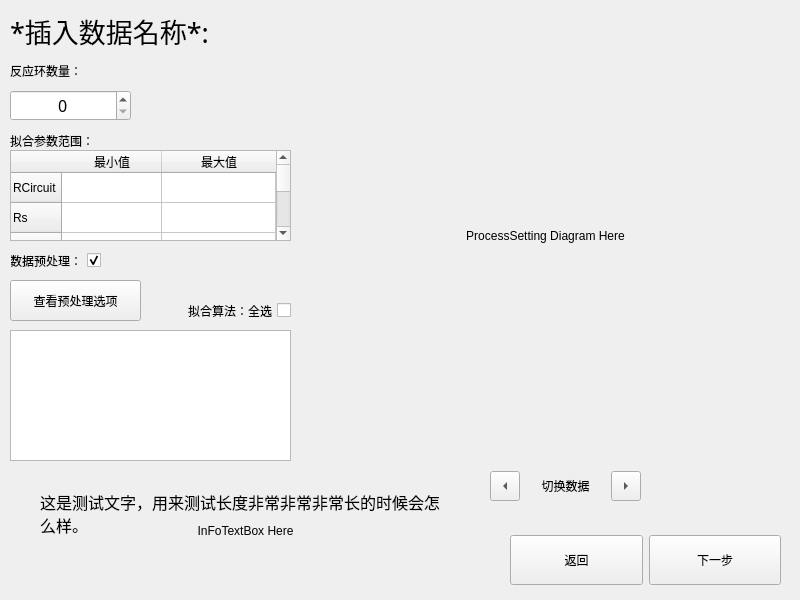
    <widget class="QWidget" name="ProcessSettings">
     <widget class="QLabel" name="DRTDiagramPic">
      <property name="geometry">
       <rect>
        <x>300</x>
        <y>10</y>
        <width>491</width>
        <height>451</height>
       </rect>
      </property>
      <property name="sizePolicy">
       <sizepolicy hsizetype="Fixed" vsizetype="Fixed">
        <horstretch>0</horstretch>
        <verstretch>0</verstretch>
       </sizepolicy>
      </property>
      <property name="text">
       <string>ProcessSetting Diagram Here</string>
      </property>
      <property name="textFormat">
       <enum>Qt::AutoText</enum>
      </property>
      <property name="scaledContents">
       <bool>true</bool>
      </property>
      <property name="alignment">
       <set>Qt::AlignCenter</set>
      </property>
     </widget>
     <widget class="QWidget" name="layoutWidget_2">
      <property name="geometry">
       <rect>
        <x>510</x>
        <y>530</y>
        <width>271</width>
        <height>61</height>
       </rect>
      </property>
      <layout class="QHBoxLayout" name="ProcessSettingBottomButtons">
       <item>
        <widget class="QPushButton" name="ProcessSettingBackButton">
         <property name="minimumSize">
          <size>
           <width>130</width>
           <height>50</height>
          </size>
         </property>
         <property name="text">
          <string>返回</string>
         </property>
        </widget>
       </item>
       <item>
        <widget class="QPushButton" name="ProcessSettingNextButton">
         <property name="minimumSize">
          <size>
           <width>130</width>
           <height>50</height>
          </size>
         </property>
         <property name="text">
          <string>下一步</string>
         </property>
        </widget>
       </item>
      </layout>
     </widget>
     <widget class="QLabel" name="DataNameLabel">
      <property name="geometry">
       <rect>
        <x>10</x>
        <y>10</y>
        <width>271</width>
        <height>41</height>
       </rect>
      </property>
      <property name="font">
       <font>
        <family>华文彩云</family>
        <pointsize>20</pointsize>
       </font>
      </property>
      <property name="text">
       <string>*插入数据名称*:</string>
      </property>
      <property name="scaledContents">
       <bool>true</bool>
      </property>
     </widget>
     <widget class="QLabel" name="staticLabel3">
      <property name="geometry">
       <rect>
        <x>10</x>
        <y>130</y>
        <width>101</width>
        <height>21</height>
       </rect>
      </property>
      <property name="text">
       <string>拟合参数范围：</string>
      </property>
     </widget>
     <widget class="QLabel" name="ProcessSettingInfoTextBoxPic">
      <property name="geometry">
       <rect>
        <x>10</x>
        <y>470</y>
        <width>471</width>
        <height>121</height>
       </rect>
      </property>
      <property name="text">
       <string>InFoTextBox Here</string>
      </property>
      <property name="scaledContents">
       <bool>true</bool>
      </property>
      <property name="alignment">
       <set>Qt::AlignCenter</set>
      </property>
      <property name="wordWrap">
       <bool>false</bool>
      </property>
      <property name="margin">
       <number>0</number>
      </property>
     </widget>
     <widget class="QTableWidget" name="BoundsTable">
      <property name="geometry">
       <rect>
        <x>10</x>
        <y>150</y>
        <width>281</width>
        <height>91</height>
       </rect>
      </property>
      <property name="lineWidth">
       <number>1</number>
      </property>
      <property name="midLineWidth">
       <number>0</number>
      </property>
      <property name="horizontalScrollBarPolicy">
       <enum>Qt::ScrollBarAlwaysOff</enum>
      </property>
      <property name="sizeAdjustPolicy">
       <enum>QAbstractScrollArea::AdjustIgnored</enum>
      </property>
      <property name="autoScrollMargin">
       <number>16</number>
      </property>
      <property name="textElideMode">
       <enum>Qt::ElideMiddle</enum>
      </property>
      <property name="showGrid">
       <bool>true</bool>
      </property>
      <property name="gridStyle">
       <enum>Qt::SolidLine</enum>
      </property>
      <property name="sortingEnabled">
       <bool>false</bool>
      </property>
      <property name="cornerButtonEnabled">
       <bool>true</bool>
      </property>
      <attribute name="horizontalHeaderVisible">
       <bool>true</bool>
      </attribute>
      <attribute name="horizontalHeaderCascadingSectionResizes">
       <bool>true</bool>
      </attribute>
      <attribute name="horizontalHeaderMinimumSectionSize">
       <number>30</number>
      </attribute>
      <attribute name="horizontalHeaderDefaultSectionSize">
       <number>100</number>
      </attribute>
      <attribute name="horizontalHeaderStretchLastSection">
       <bool>true</bool>
      </attribute>
      <attribute name="verticalHeaderVisible">
       <bool>true</bool>
      </attribute>
      <attribute name="verticalHeaderCascadingSectionResizes">
       <bool>true</bool>
      </attribute>
      <attribute name="verticalHeaderDefaultSectionSize">
       <number>30</number>
      </attribute>
      <attribute name="verticalHeaderShowSortIndicator" stdset="0">
       <bool>false</bool>
      </attribute>
      <row>
       <property name="text">
        <string>RCircuit</string>
       </property>
      </row>
      <row>
       <property name="text">
        <string>Rs</string>
       </property>
      </row>
      <row>
       <property name="text">
        <string>L</string>
       </property>
      </row>
      <row>
       <property name="text">
        <string>Beta</string>
       </property>
      </row>
      <row>
       <property name="text">
        <string>R</string>
       </property>
      </row>
      <row>
       <property name="text">
        <string>C</string>
       </property>
      </row>
      <column>
       <property name="text">
        <string>最小值</string>
       </property>
      </column>
      <column>
       <property name="text">
        <string>最大值</string>
       </property>
      </column>
      <item row="0" column="0">
       <property name="text">
        <string/>
       </property>
      </item>
      <item row="0" column="1">
       <property name="text">
        <string/>
       </property>
      </item>
     </widget>
     <widget class="QLabel" name="staticLabel1">
      <property name="geometry">
       <rect>
        <x>10</x>
        <y>60</y>
        <width>101</width>
        <height>21</height>
       </rect>
      </property>
      <property name="text">
       <string>反应环数量：</string>
      </property>
     </widget>
     <widget class="QLabel" name="ProcessSettingInfoText">
      <property name="geometry">
       <rect>
        <x>40</x>
        <y>490</y>
        <width>411</width>
        <height>81</height>
       </rect>
      </property>
      <property name="font">
       <font>
        <family>华文彩云</family>
        <pointsize>12</pointsize>
       </font>
      </property>
      <property name="text">
       <string>这是测试文字，用来测试长度非常非常非常长的时候会怎么样。</string>
      </property>
      <property name="scaledContents">
       <bool>false</bool>
      </property>
      <property name="alignment">
       <set>Qt::AlignLeading|Qt::AlignLeft|Qt::AlignTop</set>
      </property>
      <property name="wordWrap">
       <bool>true</bool>
      </property>
     </widget>
     <widget class="QSpinBox" name="RingCountSpinBox">
      <property name="geometry">
       <rect>
        <x>10</x>
        <y>90</y>
        <width>121</width>
        <height>31</height>
       </rect>
      </property>
      <property name="font">
       <font>
        <family>3ds</family>
        <pointsize>12</pointsize>
        <italic>false</italic>
        <bold>false</bold>
       </font>
      </property>
      <property name="alignment">
       <set>Qt::AlignCenter</set>
      </property>
      <property name="prefix">
       <string/>
      </property>
      <property name="maximum">
       <number>10</number>
      </property>
      <property name="value">
       <number>0</number>
      </property>
     </widget>
     <widget class="QCheckBox" name="PreprocessDataCheckBox">
      <property name="geometry">
       <rect>
        <x>10</x>
        <y>250</y>
        <width>91</width>
        <height>21</height>
       </rect>
      </property>
      <property name="layoutDirection">
       <enum>Qt::RightToLeft</enum>
      </property>
      <property name="text">
       <string>数据预处理：</string>
      </property>
      <property name="checked">
       <bool>true</bool>
      </property>
     </widget>
     <widget class="QPushButton" name="ShowPreprocessOptionsButton">
      <property name="geometry">
       <rect>
        <x>10</x>
        <y>280</y>
        <width>131</width>
        <height>41</height>
       </rect>
      </property>
      <property name="text">
       <string>查看预处理选项</string>
      </property>
     </widget>
     <widget class="QTableWidget" name="MethodsTable">
      <property name="geometry">
       <rect>
        <x>10</x>
        <y>330</y>
        <width>281</width>
        <height>131</height>
       </rect>
      </property>
      <property name="lineWidth">
       <number>1</number>
      </property>
      <property name="horizontalScrollBarPolicy">
       <enum>Qt::ScrollBarAlwaysOff</enum>
      </property>
      <property name="sizeAdjustPolicy">
       <enum>QAbstractScrollArea::AdjustIgnored</enum>
      </property>
      <property name="autoScrollMargin">
       <number>16</number>
      </property>
      <property name="textElideMode">
       <enum>Qt::ElideMiddle</enum>
      </property>
      <property name="showGrid">
       <bool>true</bool>
      </property>
      <property name="sortingEnabled">
       <bool>false</bool>
      </property>
      <property name="cornerButtonEnabled">
       <bool>true</bool>
      </property>
      <attribute name="horizontalHeaderVisible">
       <bool>true</bool>
      </attribute>
      <attribute name="horizontalHeaderCascadingSectionResizes">
       <bool>true</bool>
      </attribute>
      <attribute name="horizontalHeaderMinimumSectionSize">
       <number>30</number>
      </attribute>
      <attribute name="horizontalHeaderDefaultSectionSize">
       <number>100</number>
      </attribute>
      <attribute name="horizontalHeaderStretchLastSection">
       <bool>true</bool>
      </attribute>
      <attribute name="verticalHeaderVisible">
       <bool>true</bool>
      </attribute>
      <attribute name="verticalHeaderCascadingSectionResizes">
       <bool>true</bool>
      </attribute>
      <attribute name="verticalHeaderDefaultSectionSize">
       <number>30</number>
      </attribute>
      <attribute name="verticalHeaderShowSortIndicator" stdset="0">
       <bool>false</bool>
      </attribute>
     </widget>
     <widget class="QCheckBox" name="MethodSelectAllCheckBox">
      <property name="geometry">
       <rect>
        <x>180</x>
        <y>300</y>
        <width>111</width>
        <height>21</height>
       </rect>
      </property>
      <property name="layoutDirection">
       <enum>Qt::RightToLeft</enum>
      </property>
      <property name="text">
       <string>拟合算法：全选</string>
      </property>
      <property name="checked">
       <bool>false</bool>
      </property>
     </widget>
     <widget class="QWidget" name="layoutWidget_4">
      <property name="geometry">
       <rect>
        <x>490</x>
        <y>470</y>
        <width>151</width>
        <height>32</height>
       </rect>
      </property>
      <layout class="QHBoxLayout" name="ProcessSettingSwitchDataButtons">
       <property name="spacing">
        <number>0</number>
       </property>
       <item>
        <widget class="QToolButton" name="ProcessSettingPreviousDataButton">
         <property name="minimumSize">
          <size>
           <width>30</width>
           <height>30</height>
          </size>
         </property>
         <property name="maximumSize">
          <size>
           <width>30</width>
           <height>16777215</height>
          </size>
         </property>
         <property name="text">
          <string/>
         </property>
         <property name="arrowType">
          <enum>Qt::LeftArrow</enum>
         </property>
        </widget>
       </item>
       <item>
        <widget class="QLabel" name="staticLabel2">
         <property name="text">
          <string>切换数据</string>
         </property>
         <property name="alignment">
          <set>Qt::AlignCenter</set>
         </property>
        </widget>
       </item>
       <item>
        <widget class="QToolButton" name="ProcessSettingNextDataButton">
         <property name="minimumSize">
          <size>
           <width>30</width>
           <height>30</height>
          </size>
         </property>
         <property name="maximumSize">
          <size>
           <width>30</width>
           <height>16777215</height>
          </size>
         </property>
         <property name="text">
          <string/>
         </property>
         <property name="arrowType">
          <enum>Qt::RightArrow</enum>
         </property>
        </widget>
       </item>
      </layout>
     </widget>
    </widget>
